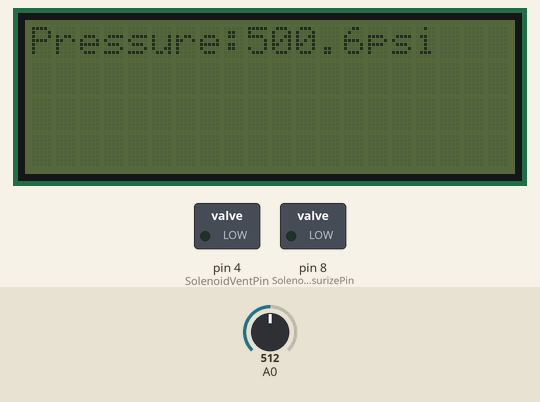
This sketch was run on a simulated Arduino Uno, built with avr-gcc and run on an emulated ATmega328P. On the bench: 20×4 character LCD, switched loads named in the sketch (green lamp = pin HIGH). The test bench sets the inputs (shaded band); at power-on: A0 = 512. What the sketch prints to the serial monitor is not drawn.

Above: at 1.2 s.
1.3 s: A0 set to 716
At 2.6 s:
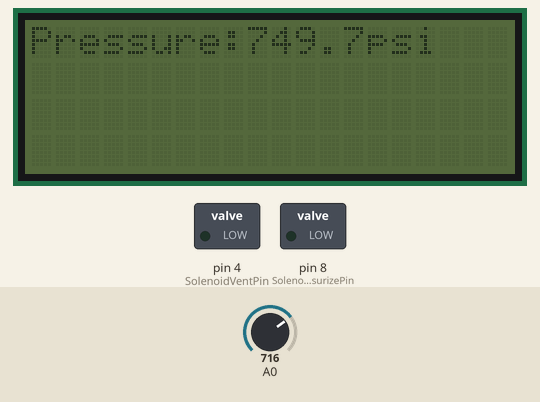
2.9 s: A0 set to 900
At 3.4 s:
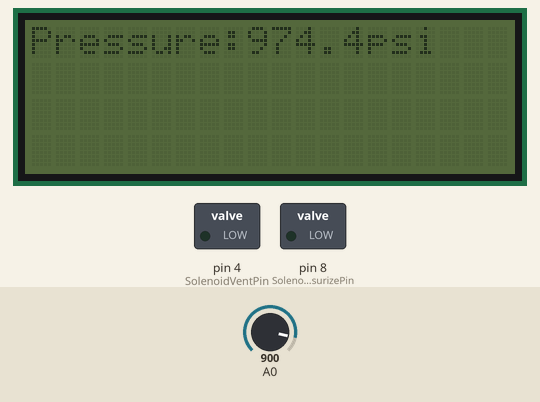
4.5 s: A0 set to 931
At 5.4 s:
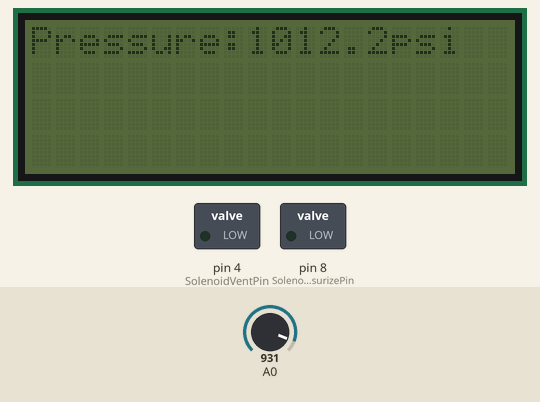
Timing chart, 0 to 7.5 s (numbered marks = the images above; inputs shaded):
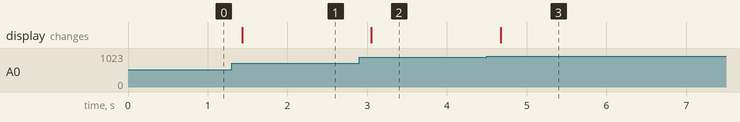

Measured:
- after the input at 1.3 s, the display: changes after 0.13 s (image 1)
- after the input at 2.9 s, the display: changes after 0.15 s (image 2)
- after the input at 4.5 s, the display: changes after 0.17 s (image 3)

The sketch:

PT_SV_Test.ino
```cpp
/*Author: Ryan Holmes
 * Title: Arduino PT Reader/SV Actuator
 * Date Created: 9/4/22
 * Date Last Modified: 9/24/22
 */
#include <Arduino.h>
#include "Wire.h" //allows communication over i2c devices
#include "LiquidCrystal_I2C.h" //allows interfacing with the LCD screen

const int PressureInput = A0; //This tells the Arduino where the analog input from the PT is coming from
const int PressureZero = 102.4; //This denotes the analog value the PT gives at Zero PSI
const int PressureMax = 921.6; //This denotes the analog value the PT gives at Max PSI
const int PTMaxPSI = 1000; //Max readable value of PT being used
const int baudRate = 9600; //constant integer to set baud rate for serial monitor
const int sensorreaddelay = 250; //Tells LCD how often to update [milliseconds]
int SolenoidPressurizePin = 8; //Designates the pin for the Pressurizing SV
int SolenoidVentPin = 4; //Designates the pin for the Vent SV
float PressureValue = 0; //Variable to gather the input from PT

LiquidCrystal_I2C lcd(0x27, 20, 4); //sets the LCD I2C communication address; format(address, columns, rows)

void setup() {
  Serial.begin(baudRate);
  lcd.init(); //This turns on the LCD screen
  pinMode(SolenoidPressurizePin, OUTPUT);
  pinMode(SolenoidVentPin, OUTPUT);

}

void loop() {
  // put your main code here, to run repeatedly:

  //Actuating Pressurize and Vent SV's
  //delay(5000);
  //digitalWrite(SolenoidPressurizePin, HIGH);
  //delay (5000);
  //digitalWrite(SolenoidPressurizePin, LOW);
  //if (SolenoidPressurizePin = HIGH)
    //{
    //(SolenoidVentPin = LOW);
    //} else {
    //(SolenoidVentPin = HIGH);
    //}


  //Reading data from PT and displaying it on the LCD Screen
  PressureValue = analogRead(A0); //this will read the value from the PT input pin and gives it a variable to call
  PressureValue = ((PressureValue-PressureZero)*PTMaxPSI)/(PressureMax-PressureZero); //This is used to convert Analog PT reading into correct PSI
  Serial.print(PressureValue, 1); //this prints the above line into serial
  Serial.println("psi"); //this prints a label onto the serial
  lcd.setCursor(0,0); //sets cursor to column 0, row 0
  lcd.print("Pressure:"); //prints label
  lcd.print(PressureValue, 1); //prints pressure value to lcd screen, 1 digit on the float
  lcd.print("psi"); //prints label after value
  lcd.print("   "); //to clear the display after large values or negatives
  delay(sensorreaddelay); //delay in milliseconds between read values


}
```

PT-SV_Test.cpp
```cpp
/*Author: Ryan Holmes
 * Title: Arduino PT Reader/SV Actuator
 * Date Created: 9/4/22
 * Date Last Modified: 9/24/22
 */
#include <Arduino.h>
#include "Wire.h" //allows communication over i2c devices
#include "LiquidCrystal_I2C.h" //allows interfacing with the LCD screen

const int PressureInput = A0; //This tells the Arduino where the analog input from the PT is coming from
const int PressureZero = 102.4; //This denotes the analog value the PT gives at Zero PSI
const int PressureMax = 921.6; //This denotes the analog value the PT gives at Max PSI
const int PTMaxPSI = 1000; //Max readable value of PT being used
const int baudRate = 9600; //constant integer to set baud rate for serial monitor
const int sensorreaddelay = 250; //Tells LCD how often to update [milliseconds]
int SolenoidPressurizePin = 8; //Designates the pin for the Pressurizing SV
int SolenoidVentPin = 4; //Designates the pin for the Vent SV
float PressureValue = 0; //Variable to gather the input from PT

LiquidCrystal_I2C lcd(0x27, 20, 4); //sets the LCD I2C communication address; format(address, columns, rows)

void setup() {
  Serial.begin(baudRate);
  lcd.init(); //This turns on the LCD screen
  pinMode(SolenoidPressurizePin, OUTPUT);
  pinMode(SolenoidVentPin, OUTPUT);

}

void loop() {
  // put your main code here, to run repeatedly:

  //Actuating Pressurize and Vent SV's
  //delay(5000);
  //digitalWrite(SolenoidPressurizePin, HIGH);
  //delay (5000);
  //digitalWrite(SolenoidPressurizePin, LOW);
  //if (SolenoidPressurizePin = HIGH)
    //{
    //(SolenoidVentPin = LOW);
    //} else {
    //(SolenoidVentPin = HIGH);
    //}


  //Reading data from PT and displaying it on the LCD Screen
  PressureValue = analogRead(A0); //this will read the value from the PT input pin and gives it a variable to call
  PressureValue = ((PressureValue-PressureZero)*PTMaxPSI)/(PressureMax-PressureZero); //This is used to convert Analog PT reading into correct PSI
  Serial.print(PressureValue, 1); //this prints the above line into serial
  Serial.println("psi"); //this prints a label onto the serial
  lcd.setCursor(0,0); //sets cursor to column 0, row 0
  lcd.print("Pressure:"); //prints label
  lcd.print(PressureValue, 1); //prints pressure value to lcd screen, 1 digit on the float
  lcd.print("psi"); //prints label after value
  lcd.print("   "); //to clear the display after large values or negatives
  delay(sensorreaddelay); //delay in milliseconds between read values


}
```
